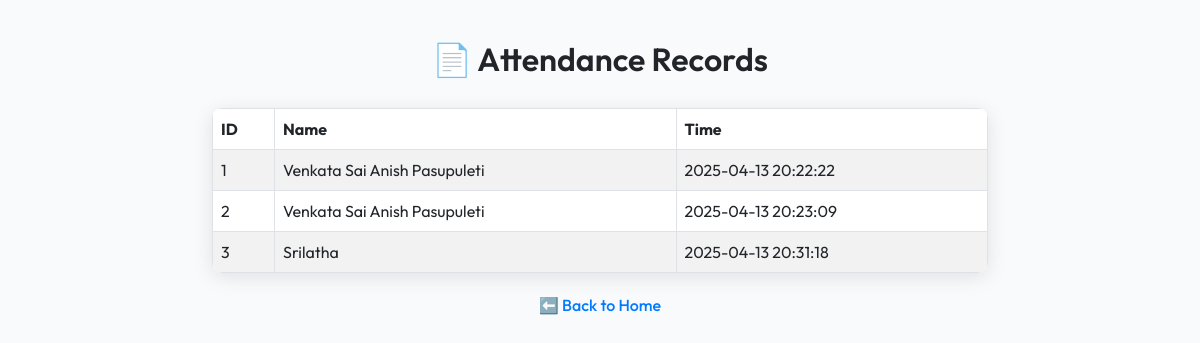
Page /view_attendance on the committed database.
### tables this page shows
CREATE TABLE attendance (id INTEGER PRIMARY KEY, name TEXT, time TEXT);

### app.py (the view)
@app.route('/view_attendance')
def view_attendance():
    conn = sqlite3.connect('database.db')
    rows = conn.execute('SELECT * FROM attendance').fetchall()
    conn.close()
    return render_template('attendance.html', rows=rows)

### templates/attendance.html (shortened to what this page needs)
<!DOCTYPE html>
<html lang="en">
<head>
    <link href="https://cdn.jsdelivr.net/npm/bootstrap@5.3.0/dist/css/bootstrap.min.css" rel="stylesheet">
</head>
<body>
    <div class="container">
        <h2>📄 Attendance Records</h2>
        <table class="table table-bordered table-striped">
            <thead>
                <tr><th>ID</th><th>Name</th><th>Time</th></tr>
            </thead>
            <tbody>
                {% for r in rows %}
                <tr>
                    <td>{{ r[0] }}</td>
                    <td>{{ r[1] }}</td>
                    <td>{{ r[2] }}</td>
                </tr>
                {% endfor %}
            </tbody>
        </table>
        <a href="/">⬅️ Back to Home</a>
    </div>
</body>
</html>

### templates/attendance.html (style rules this page uses)
body { font-family: 'Outfit', sans-serif; background: #f9fafb; padding: 40px; }
.container { max-width: 800px; margin: auto; }
h2 { font-weight: 600; text-align: center; margin-bottom: 30px; }
table { border-radius: 10px; overflow: hidden; box-shadow: 0 4px 20px rgba(0,0,0,0.1); }
th { background: #007bff; color: white; }
a { display: block; margin-top: 20px; text-align: center; color: #007bff; font-weight: 500; text-decoration: none; }

### rows in the picture
attendance: id "1", name "Venkata Sai Anish Pasupuleti", time "2025-04-13 20:22:22"
attendance: id "2", name "Venkata Sai Anish Pasupuleti", time "2025-04-13 20:23:09"
attendance: id "3", name "Srilatha", time "2025-04-13 20:31:18"
